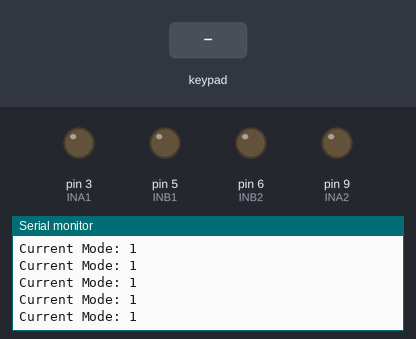
The sketch below on a simulated Arduino Uno, built with avr-gcc and run on an emulated ATmega328P. On the bench: output pins drawn as LEDs (lit = HIGH), the last lines printed to the serial monitor. The test bench sets the inputs (shaded band).

Above: at 4.3 s.
4.4 s: key 'X' pressed
At 4.61 s:
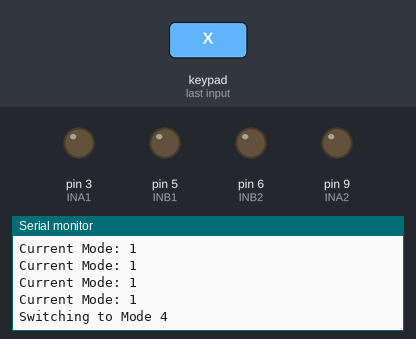
7.4 s: key 'O' pressed
At 7.61 s:
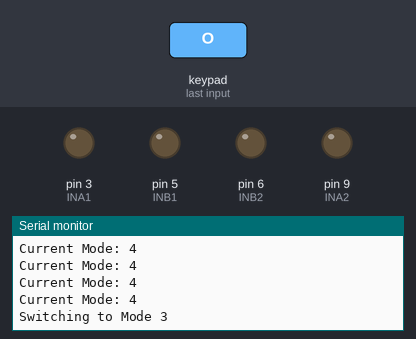
Timing chart, 0 to 10.4 s (numbered marks = the images above; inputs shaded):
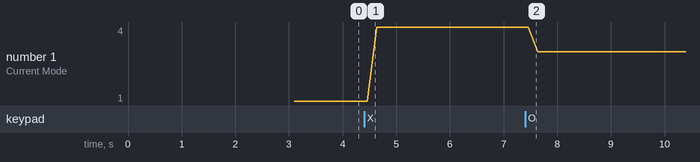

Measured:
- after the input at 4.4 s, the serial monitor: prints a new line after 0.08 s (image 1)
- after the input at 7.4 s, the serial monitor: prints a new line after 0.08 s (image 2)
- plotted number 1: 1 → 4 after the input at 4.4 s, 4 → 3 after the input at 7.4 s

The sketch:

Final.ino
```cpp
#include <PS2X_lib.h>
// Define motor connections with Arduino
#define INA1 3 // RF - 5 / I - 3
#define INA2 9 // RB - 6 / I - 9
#define INB1 5 // LB - 3 / I - 5
#define INB2 6 // LF - 9 / I - 6

// Define PS2 dongle connections with Arduino
#define PS2_DAT 11
#define PS2_CMD 12
#define PS2_SEL 10
#define PS2_CLK 13
#define pressure false
#define rumble false

PS2X gamepad9;
int error = 0;
byte type = 0;
byte vibration = 0;
int speed=0;
// Track current mode (Mode 1, Mode 2, Mode 3, etc.)
int mode = 1;  // Start with Mode 1
#define MAX_MODES 4  // Max number of modes (Mode 1, Mode 2, Mode 3, Mode 4)

bool lastSquareButtonState = false;
bool lastCircleButtonState = false;
bool lastCrossButtonState = false;
bool lastTriangleButtonState = false;

void setup() {
  pinMode(INA1, OUTPUT);
  pinMode(INA2, OUTPUT);
  pinMode(INB1, OUTPUT);
  pinMode(INB2, OUTPUT);
  Serial.begin(9600);
  delay(100);
  error = gamepad9.config_gamepad(PS2_CLK, PS2_CMD, PS2_SEL, PS2_DAT, pressure, rumble);
  if (error == 0) {
    Serial.println("unknown controller");
  } else if (error == 1) {
    Serial.println("dual shock controller");
  } else if (error == 2) {
    Serial.println("guitar hero controller");
  } else if (error == 3) {
    Serial.println("wireless dual shock");
  }
  delay(3000);
}

// Functions for motor control
void forward() {
  digitalWrite(INA1, HIGH);
  digitalWrite(INA2, LOW);
  digitalWrite(INB1, LOW);
  digitalWrite(INB2, HIGH);
}

void left() {
  digitalWrite(INA1, HIGH);
  digitalWrite(INA2, LOW);
  digitalWrite(INB1, HIGH);
  digitalWrite(INB2, LOW);
}

void right() {
  digitalWrite(INA1, LOW);
  digitalWrite(INA2, HIGH);
  digitalWrite(INB1, LOW);
  digitalWrite(INB2, HIGH);
}

void back() {
  digitalWrite(INA1, LOW);
  digitalWrite(INA2, HIGH);
  digitalWrite(INB1, HIGH);
  digitalWrite(INB2, LOW);
}

void stopp() {
  digitalWrite(INA1, LOW);
  digitalWrite(INA2, LOW);
  digitalWrite(INB1, LOW);
  digitalWrite(INB2, LOW);
}

void loop() {
  gamepad9.read_gamepad(false,vibration);
  int lx = gamepad9.Analog(PSS_LX);
  int ly = gamepad9.Analog(PSS_LY);
  int rx = gamepad9.Analog(PSS_RX);
  int ry = gamepad9.Analog(PSS_RY);
  // Read button states for mode switching
  bool squareButtonState = gamepad9.ButtonPressed(PSB_SQUARE);
  bool circleButtonState = gamepad9.ButtonPressed(PSB_CIRCLE);
  bool crossButtonState = gamepad9.ButtonPressed(PSB_CROSS);
  bool triangleButtonState = gamepad9.ButtonPressed(PSB_TRIANGLE); // Added for Mode 1 switch


  if (gamepad9.Button(PSB_L1)){
    speed=200;
  }
  if (gamepad9.Button(PSB_L2)){
    speed-=50;
  }
   if (gamepad9.Button(PSB_R1)){
    speed=0;
  }
     if (gamepad9.Button(PSB_R2)){
    speed+=50;
  }


  // Switch to Mode 2 when Square button is pressed
  if (squareButtonState && !lastSquareButtonState) {
    mode = 2;  // Set mode to 2
    Serial.println("Switching to Mode 2");
    delay(200);  // Debounce delay
  }

  // Switch to Mode 3 when Circle button is pressed
  if (circleButtonState && !lastCircleButtonState) {
    mode = 3;  // Set mode to 3
    Serial.println("Switching to Mode 3");
    delay(200);  // Debounce delay
  }

  // Switch to Mode 4 when Cross button is pressed
  if (crossButtonState && !lastCrossButtonState) {
    mode = 4;  // Set mode to 4
    Serial.println("Switching to Mode 4");
    delay(200);  // Debounce delay
  }

  // Switch back to Mode 1 when Triangle button is pressed
  if (triangleButtonState && !lastTriangleButtonState) {
    mode = 1;  // Set mode to 1
    Serial.println("Switching to Mode 1");
    delay(200);  // Debounce delay
  }

  // Save the current button states for the next loop iteration
  lastSquareButtonState = squareButtonState;
  lastCircleButtonState = circleButtonState;
  lastCrossButtonState = crossButtonState;
  lastTriangleButtonState = triangleButtonState;

  // Print the current mode for debugging
  Serial.print("Current Mode: ");
  Serial.println(mode);

  // Mode 1: Joint motor control based on joystick
  // if (mode == 1) {

    if (ly < 128) {
    analogWrite(INA1, 255-speed);
    analogWrite(INA2, 0);
    analogWrite(INB1, 0);
    analogWrite(INB2, 255-speed);
    } else if (ly > 128) {
    analogWrite(INA1, 0);
    analogWrite(INA2, 255-speed);
    analogWrite(INB1, 255-speed);
    analogWrite(INB2, 0);
    } else if (rx > 128) {
    analogWrite(INA1, 0);
    analogWrite(INA2, 150);
    analogWrite(INB1, 0);
    analogWrite(INB2, 150);
    } else if (rx < 128) {
    analogWrite(INA1, 150);
    analogWrite(INA2, 0);
    analogWrite(INB1, 150);
    analogWrite(INB2, 0);
    } else {
      stopp();
    }

  // }

  // // Mode 2: Independent motor control for each motor
  // else if (mode == 2) {
  //   int ry = gamepad9.Analog(PSS_RY); // Right joystick Y for right motor control
  //   int ly = gamepad9.Analog(PSS_LY); // Left joystick Y for left motor control

  //   // Left motor control
  //   if (ly < 128) {
  //     digitalWrite(INB1, LOW);
  //     digitalWrite(INB2, HIGH); // Left motor forward
  //   } else if (ly > 128) {
  //     digitalWrite(INB1, HIGH);
  //     digitalWrite(INB2, LOW); // Left motor backward
  //   } else {
  //     digitalWrite(INB1, LOW);
  //     digitalWrite(INB2, LOW); // Stop Left motor
  //   }

  //   // Right motor control
  //   if (ry < 128) {
  //     digitalWrite(INA1, HIGH);
  //     digitalWrite(INA2, LOW); // Right motor forward
  //   } else if (ry > 128) {
  //     digitalWrite(INA1, LOW);
  //     digitalWrite(INA2, HIGH); // Right motor backward
  //   } else {
  //     digitalWrite(INA1, LOW);
  //     digitalWrite(INA2, LOW); // Stop Right motor
  //   }
  // }

  // // Mode 3: Custom behavior for Mode 3
  // else if (mode == 3) {
  //    int speed = map(ly, 128, 0, 128, 255);  // Speed should be proportional to LY
  //   if (ly < 128) {
  //     analogWrite(INA1, speed);
  //     digitalWrite(INA2, LOW);
  //     digitalWrite(INB1, LOW);
  //     analogWrite(INB2, speed);
  //   } else if (ly > 128) {
  //     digitalWrite(INA1, LOW);
  //     analogWrite(INA2, ly);
  //     analogWrite(INB1, ly);
  //     digitalWrite(INB2, LOW);
  //   } else if (rx > 128) {
  //     right();
  //   } else if (rx < 128) {
  //     left();
  //   } else {
  //     stopp();
  //   }

  // }

  // // Mode 4: Custom behavior for Mode 4
  // else if (mode == 4) {
  //   int speed = map(ly, 128, 0, 75, 255);  // Speed should be proportional to LY
  //  if (ly < 128) {
  //     digitalWrite(INB1, LOW);
  //     analogWrite(INB2, speed); // Left motor forward
  //   } else if (ly > 128) {
  //     analogWrite(INB1, ly);
  //     digitalWrite(INB2, LOW); // Left motor backward
  //   } else {
  //     digitalWrite(INB1, LOW);
  //     digitalWrite(INB2, LOW); // Stop Left motor
  //   }

  //   // Right motor control
  //   if (ry < 128) {
  //     analogWrite(INA1, speed);
  //     digitalWrite(INA2, LOW); // Right motor forward
  //   } else if (ry > 128) {
  //     digitalWrite(INA1, LOW);
  //     analogWrite(INA2, ly); // Right motor backward
  //   } else {
  //     digitalWrite(INA1, LOW);
  //     digitalWrite(INA2, LOW); // Stop Right motor
  //   }
  // }
}
```
